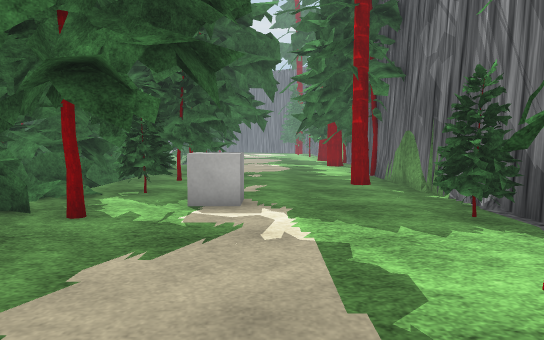
View 1 (above)

12 first-person views from a walk through a 3-D level made in the Unity game engine. The camera is 1.2 m above the floor, tilts 4° down and sees 70° across. The floor is counted in squares, 1 m on a side. Each view is taken from the middle of a square. On the plan, view 1 faces up. The plan holds only what a view shows up to about 15 squares ahead; the rest is blank. The place goes on beyond the plan. Some surface patterns are stand-ins.

View 2
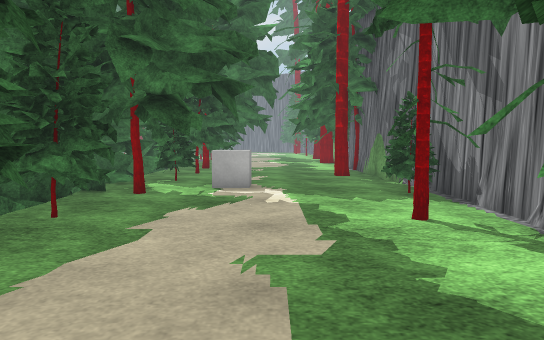

View 3
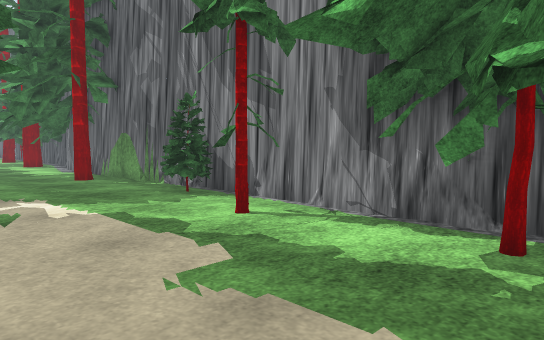

View 4
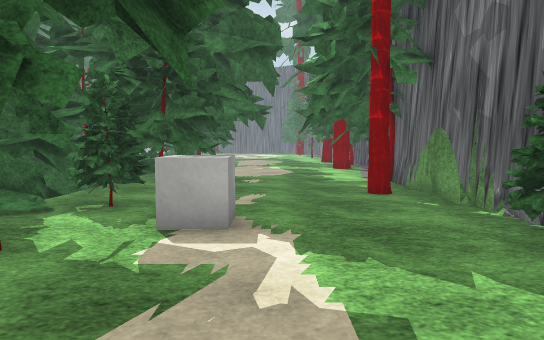

View 5
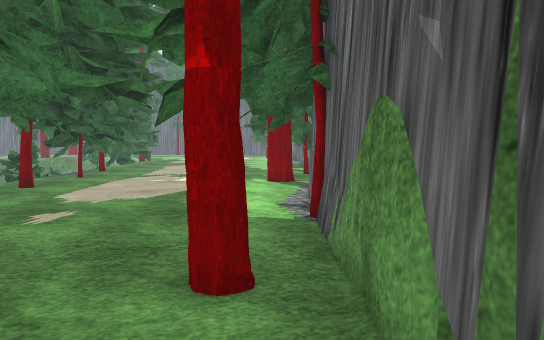

View 6
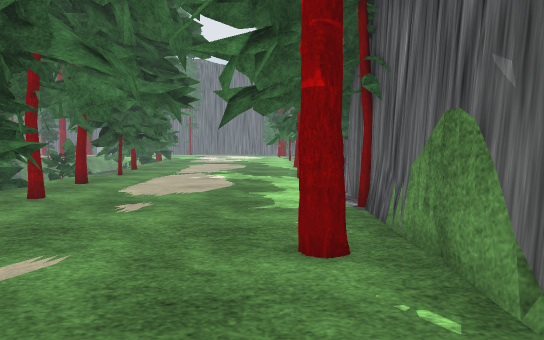

View 7
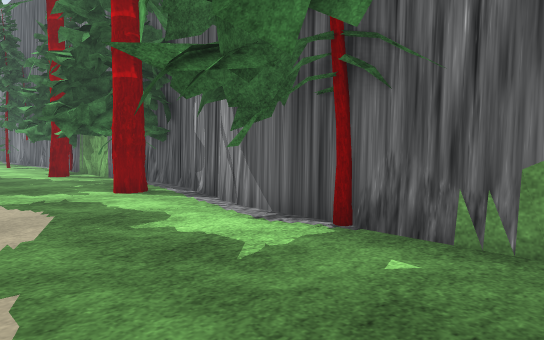

View 8
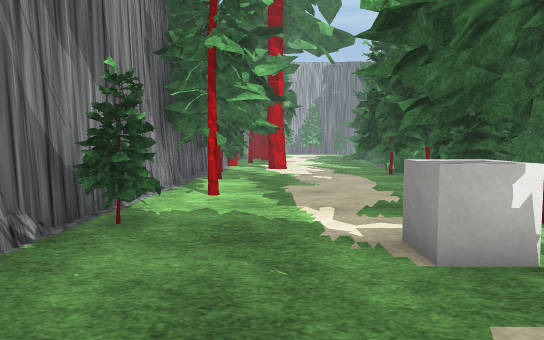

View 9
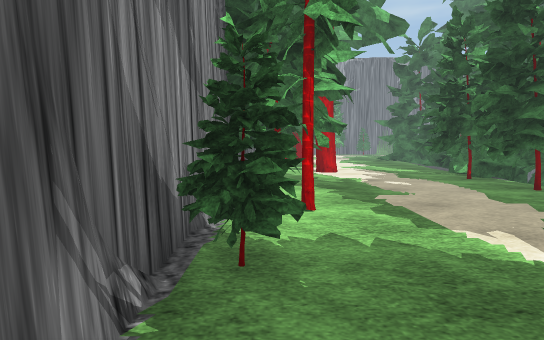

View 10
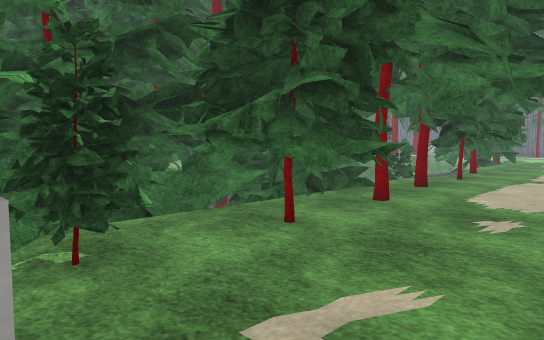

View 11
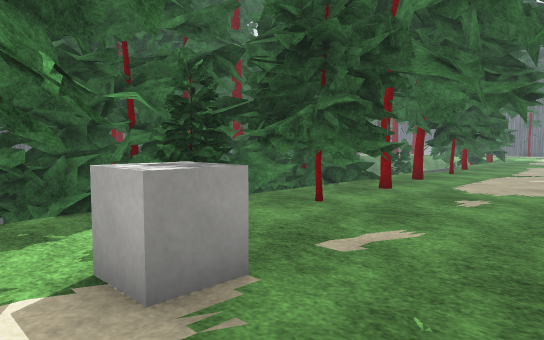

View 12
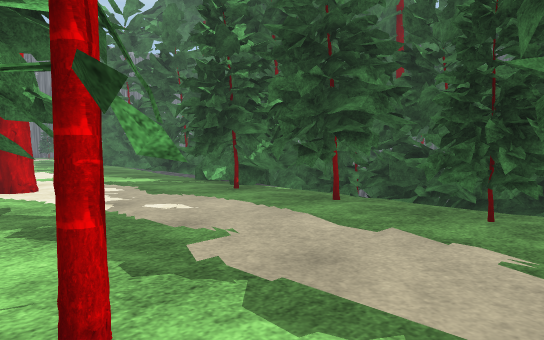

### Floor plan
Key: @ floor where view 1 was taken; # wall or solid block; x gap in a wall; . floor; = window, fence, low wall or low ledge; C cube.
Columns run from 6 left of view 1 to 5 right of it. Each row starts with its distance up from view 1.
 22    ##...####
 21    ##.....##
 20    #.....###
 19    #.......#
 18 #  #......##
 17 #  #......#
 16 #  =#....##
 15 #  ##..##.#
 14 #   #.....#
 13 #   #.....#
 12 #  ##.....#
 11 #  ##....x#
 10 #  #......#
  9 #  ##.....#
  8 #  ##C....#
  7 #  #.....##
  6    #.....##
  5    ###....#
  4    ##....##
  3    #....###
  2    #......#
  1    #.....##
  0    #..@.###
 -1    #....##
 -2    #...##
 -3    ##...#

Positions as (right, up) in squares from view 1, and headings:
1: (0, 0), facing up
2: (0, -3), facing up
3: (-2, -2), facing up-right
4: (0, 2), facing up
5: (3, 8), facing up
6: (2, 7), facing up
7: (-1, 11), facing up-right
8: (1, 12), facing down
9: (3, 10), facing down
10: (1, 8), facing up-left
11: (2, 6), facing up-left
12: (3, 5), facing down-left
